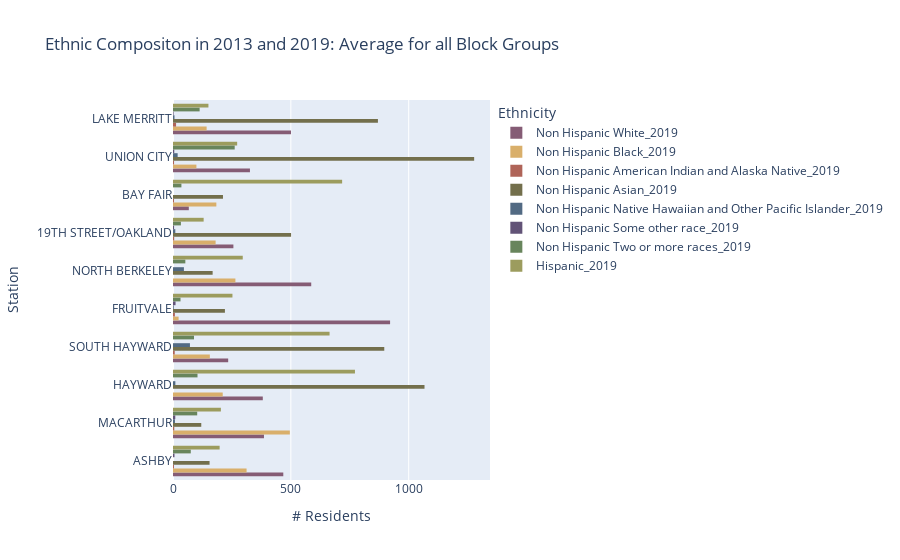

Here is the notebook cell this chart was saved with:
### Code cell
# a simple bar chart, putting date on the x-axis

fig = px.bar( stationbuffer,
             y='index',
             x=['Non Hispanic White_2019',
                'Non Hispanic Black_2019',
                'Non Hispanic American Indian and Alaska Native_2019',
                'Non Hispanic Asian_2019',
                'Non Hispanic Native Hawaiian and Other Pacific Islander_2019',
                'Non Hispanic Some other race_2019',
                'Non Hispanic Two or more races_2019',
                'Hispanic_2019'],
             barmode='group',
            orientation='h',
             height=1200,
             #color='index',
             title="Ethnic Compositon in 2013 and 2019: Average for all Block Groups",
             #color_discrete_sequence=["#e9967a","#a52a2a"],
             color_discrete_sequence=px.colors.qualitative.Antique,
             labels={'index':'Station','value':'# Residents', 'variable':'Ethnicity',
                     'Non Hispanic White_2019':'White',
                'Non Hispanic Black_2019':'Black',
                'Non Hispanic American Indian and Alaska Native_2019':'AI/AN',
                'Non Hispanic Asian_2019':'Asian',
                'Non Hispanic Native Hawaiian and Other Pacific Islander_2019':'NH/PI',
                'Non Hispanic Some other race_2019':'Other races',
                'Non Hispanic Two or more races_2019':'Two or more race',
                'Hispanic_2019':'Hispanic'})

# get rid of white lines inside the bars
fig.update_traces(marker_line_width=0)

# show the figure
fig.show()

### Figure 1 — Plotly figure (JSON) as saved in the notebook; plotly's stock layout.template omitted (floating-point values rounded to 4 significant figures)
{"data": [{"alignmentgroup": "True", "hovertemplate": "Ethnicity=Non Hispanic White_2019<br># Residents=%{x}<br>Station=%{y}<extra></extra>", "legendgroup": "Non Hispanic White_2019", "marker": {"color": "rgb(133, 92, 117)", "line": {"width": 0}, "pattern": {"shape": ""}}, "name": "Non Hispanic White_2019", "offsetgroup": "Non Hispanic White_2019", "orientation": "h", "showlegend": true, "textposition": "auto", "type": "bar", "x": [467.9, 386, 381, 234.1, 921, 586.5, 256.2, 67.08, 326.5, 500.6], "xaxis": "x", "y": ["ASHBY", "MACARTHUR", "HAYWARD", "SOUTH HAYWARD", "FRUITVALE", "NORTH BERKELEY", "19TH STREET/OAKLAND", "BAY FAIR", "UNION CITY", "LAKE MERRITT"], "yaxis": "y"}, {"alignmentgroup": "True", "hovertemplate": "Ethnicity=Non Hispanic Black_2019<br># Residents=%{x}<br>Station=%{y}<extra></extra>", "legendgroup": "Non Hispanic Black_2019", "marker": {"color": "rgb(217, 175, 107)", "line": {"width": 0}, "pattern": {"shape": ""}}, "name": "Non Hispanic Black_2019", "offsetgroup": "Non Hispanic Black_2019", "orientation": "h", "showlegend": true, "textposition": "auto", "type": "bar", "x": [312.2, 495.7, 211, 156.3, 23.77, 264.7, 180.8, 183.9, 99.37, 142.7], "xaxis": "x", "y": ["ASHBY", "MACARTHUR", "HAYWARD", "SOUTH HAYWARD", "FRUITVALE", "NORTH BERKELEY", "19TH STREET/OAKLAND", "BAY FAIR", "UNION CITY", "LAKE MERRITT"], "yaxis": "y"}, {"alignmentgroup": "True", "hovertemplate": "Ethnicity=Non Hispanic American Indian and Alaska Native_2019<br># Residents=%{x}<br>Station=%{y}<extra></extra>", "legendgroup": "Non Hispanic American Indian and Alaska Native_2019", "marker": {"color": "rgb(175, 100, 88)", "line": {"width": 0}, "pattern": {"shape": ""}}, "name": "Non Hispanic American Indian and Alaska Native_2019", "offsetgroup": "Non Hispanic American Indian and Alaska Native_2019", "orientation": "h", "showlegend": true, "textposition": "auto", "type": "bar", "x": [4.145, 5.419, 0, 7.333, 8, 0, 5.05, 4.308, 4.444, 13.04], "xaxis": "x", "y": ["ASHBY", "MACARTHUR", "HAYWARD", "SOUTH HAYWARD", "FRUITVALE", "NORTH BERKELEY", "19TH STREET/OAKLAND", "BAY FAIR", "UNION CITY", "LAKE MERRITT"], "yaxis": "y"}, {"alignmentgroup": "True", "hovertemplate": "Ethnicity=Non Hispanic Asian_2019<br># Residents=%{x}<br>Station=%{y}<extra></extra>", "legendgroup": "Non Hispanic Asian_2019", "marker": {"color": "rgb(115, 111, 76)", "line": {"width": 0}, "pattern": {"shape": ""}}, "name": "Non Hispanic Asian_2019", "offsetgroup": "Non Hispanic Asian_2019", "orientation": "h", "showlegend": true, "textposition": "auto", "type": "bar", "x": [155.2, 119.9, 1067, 896.3, 220.3, 168.2, 501.0, 212, 1278.0, 869.4], "xaxis": "x", "y": ["ASHBY", "MACARTHUR", "HAYWARD", "SOUTH HAYWARD", "FRUITVALE", "NORTH BERKELEY", "19TH STREET/OAKLAND", "BAY FAIR", "UNION CITY", "LAKE MERRITT"], "yaxis": "y"}, {"alignmentgroup": "True", "hovertemplate": "Ethnicity=Non Hispanic Native Hawaiian and Other Pacific Islander_2019<br># Residents=%{x}<br>Station=%{y}<extra></extra>", "legendgroup": "Non Hispanic Native Hawaiian and Other Pacific Islander_2019", "marker": {"color": "rgb(82, 106, 131)", "line": {"width": 0}, "pattern": {"shape": ""}}, "name": "Non Hispanic Native Hawaiian and Other Pacific Islander_2019", "offsetgroup": "Non Hispanic Native Hawaiian and Other Pacific Islander_2019", "orientation": "h", "showlegend": true, "textposition": "auto", "type": "bar", "x": [0, 8.323, 10, 71.89, 3.273, 46.26, 9.8, 0, 19.67, 6.28], "xaxis": "x", "y": ["ASHBY", "MACARTHUR", "HAYWARD", "SOUTH HAYWARD", "FRUITVALE", "NORTH BERKELEY", "19TH STREET/OAKLAND", "BAY FAIR", "UNION CITY", "LAKE MERRITT"], "yaxis": "y"}, {"alignmentgroup": "True", "hovertemplate": "Ethnicity=Non Hispanic Some other race_2019<br># Residents=%{x}<br>Station=%{y}<extra></extra>", "legendgroup": "Non Hispanic Some other race_2019", "marker": {"color": "rgb(98, 83, 119)", "line": {"width": 0}, "pattern": {"shape": ""}}, "name": "Non Hispanic Some other race_2019", "offsetgroup": "Non Hispanic Some other race_2019", "orientation": "h", "showlegend": true, "textposition": "auto", "type": "bar", "x": [6.258, 9.677, 0, 0, 10.77, 0, 4.55, 0, 5.333, 2.6], "xaxis": "x", "y": ["ASHBY", "MACARTHUR", "HAYWARD", "SOUTH HAYWARD", "FRUITVALE", "NORTH BERKELEY", "19TH STREET/OAKLAND", "BAY FAIR", "UNION CITY", "LAKE MERRITT"], "yaxis": "y"}, {"alignmentgroup": "True", "hovertemplate": "Ethnicity=Non Hispanic Two or more races_2019<br># Residents=%{x}<br>Station=%{y}<extra></extra>", "legendgroup": "Non Hispanic Two or more races_2019", "marker": {"color": "rgb(104, 133, 92)", "line": {"width": 0}, "pattern": {"shape": ""}}, "name": "Non Hispanic Two or more races_2019", "offsetgroup": "Non Hispanic Two or more races_2019", "orientation": "h", "showlegend": true, "textposition": "auto", "type": "bar", "x": [75.45, 102.7, 104, 89.17, 31.86, 52.35, 33.5, 35.69, 261.7, 113.0], "xaxis": "x", "y": ["ASHBY", "MACARTHUR", "HAYWARD", "SOUTH HAYWARD", "FRUITVALE", "NORTH BERKELEY", "19TH STREET/OAKLAND", "BAY FAIR", "UNION CITY", "LAKE MERRITT"], "yaxis": "y"}, {"alignmentgroup": "True", "hovertemplate": "Ethnicity=Hispanic_2019<br># Residents=%{x}<br>Station=%{y}<extra></extra>", "legendgroup": "Hispanic_2019", "marker": {"color": "rgb(156, 156, 94)", "line": {"width": 0}, "pattern": {"shape": ""}}, "name": "Hispanic_2019", "offsetgroup": "Hispanic_2019", "orientation": "h", "showlegend": true, "textposition": "auto", "type": "bar", "x": [197.8, 203.2, 772, 664.3, 252.2, 295.9, 130.0, 717.5, 272.2, 150.3], "xaxis": "x", "y": ["ASHBY", "MACARTHUR", "HAYWARD", "SOUTH HAYWARD", "FRUITVALE", "NORTH BERKELEY", "19TH STREET/OAKLAND", "BAY FAIR", "UNION CITY", "LAKE MERRITT"], "yaxis": "y"}], "layout": {"autosize": true, "barmode": "group", "legend": {"title": {"text": "Ethnicity"}, "tracegroupgap": 0}, "title": {"text": "Ethnic Compositon in 2013 and 2019: Average for all Block Groups"}, "xaxis": {"anchor": "y", "autorange": true, "domain": [0, 1], "range": [0, 1345.0], "title": {"text": "# Residents"}, "type": "linear"}, "yaxis": {"anchor": "x", "autorange": true, "domain": [0, 1], "range": [-0.5, 9.5], "title": {"text": "Station"}, "type": "category"}}}
